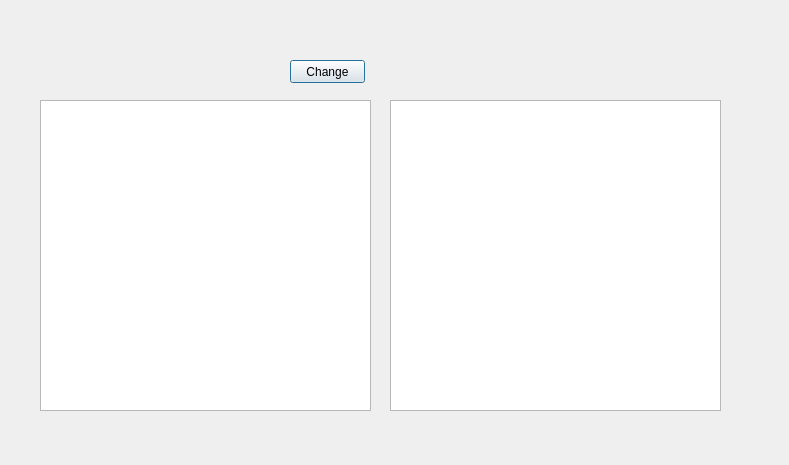
<?xml version="1.0" encoding="UTF-8"?>
<ui version="4.0">
 <class>Dialog</class>
 <widget class="QDialog" name="Dialog">
  <property name="geometry">
   <rect>
    <x>0</x>
    <y>0</y>
    <width>789</width>
    <height>465</height>
   </rect>
  </property>
  <property name="windowTitle">
   <string>Dialog</string>
  </property>
  <widget class="QPlainTextEdit" name="plainTextEdit">
   <property name="geometry">
    <rect>
     <x>40</x>
     <y>100</y>
     <width>331</width>
     <height>311</height>
    </rect>
   </property>
   <property name="plainText">
    <string/>
   </property>
  </widget>
  <widget class="QPlainTextEdit" name="plainTextEdit_2">
   <property name="geometry">
    <rect>
     <x>390</x>
     <y>100</y>
     <width>331</width>
     <height>311</height>
    </rect>
   </property>
   <property name="plainText">
    <string/>
   </property>
  </widget>
  <widget class="QPushButton" name="pushButton">
   <property name="geometry">
    <rect>
     <x>290</x>
     <y>60</y>
     <width>75</width>
     <height>23</height>
    </rect>
   </property>
   <property name="text">
    <string>Change</string>
   </property>
  </widget>
 </widget>
 <resources/>
 <connections/>
</ui>
